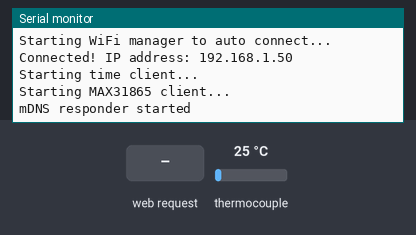
A sketch run on a simulated ESP8266 (NodeMCU). On the bench: the last lines printed to the serial monitor. The test bench sets the inputs (shaded band); at power-on: thermocouple 25 °C. WiFi joins after 1.5 s; servers stay silent unless stated; network time is answered at once with the bench clock; the local clock reads 2024-03-15 10:24:30 at power-on unless the sketch sets it.

Above: at 3.7 s.
3.8 s: HTTP request GET /chart/data received
At 4.6 s:
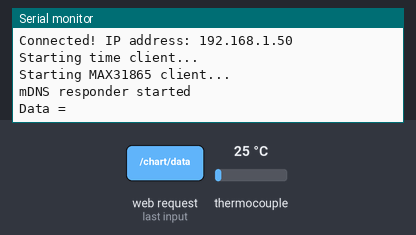
8.0 s: HTTP request GET /chart/data received
At 8.9 s:
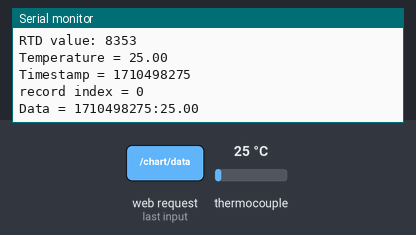
9.5 s: thermocouple set to 75 °C
At 10.5 s:
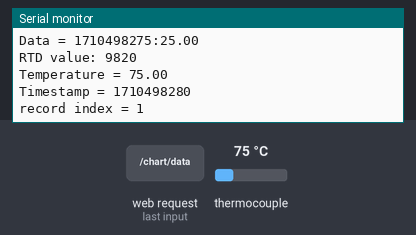
11.0 s: HTTP request GET /chart/data received
At 12.4 s:
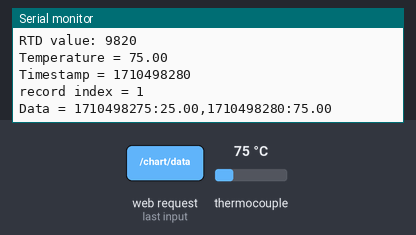

Measured:
- after the input at 3.8 s, the serial monitor: prints a new line at once (image 1)
- after the input at 8.0 s, the serial monitor: prints a new line at once (image 2)
- after the input at 9.5 s, the serial monitor: prints a new line after 0.50 s (image 3)
- after the input at 11.0 s, the serial monitor: prints a new line at once (image 4)

The sketch:

Mass.ino
```cpp
#include <WiFiManager.h>
#include <EEPROM.h>
#include <NTPClient.h>
#include <Adafruit_MAX31865.h>
#include "WebServer.h"
#include "State.h"

// MiFi Manager
#define AC_SSID "Mass WiFI Setup"
#define AC_PASS "11111111"

// The value of the Rref resistor. Use 430.0 for PT100 and 4300.0 for PT1000
#define RREF      430.0
// The 'nominal' 0-degrees-C resistance of the sensor
// 100.0 for PT100, 1000.0 for PT1000
#define RNOMINAL  100.0
#define THERNO_CLK  D4
#define THERMO_SDO  D3
#define THERMO_SDI  D2
#define THERMO_CS   D1


WebServer server;
State state;

WiFiUDP ntpUDP;
NTPClient timeClient(ntpUDP);
Adafruit_MAX31865 thermo = Adafruit_MAX31865(THERMO_CS, THERMO_SDI, THERMO_SDO, THERNO_CLK);

void setup() {
  // put your setup code here, to run once:
  Serial.begin(115200);
  Serial.println();
  delay(1000);

  Serial.println("Starting WiFi manager to auto connect...");
  WiFiManager wifiManager;
  wifiManager.setDebugOutput(false);
  wifiManager.autoConnect(AC_SSID, AC_PASS);
  Serial.print("Connected! IP address: ");
  Serial.println(WiFi.localIP());

  Serial.println("Starting time client...");
  timeClient.begin();
  Serial.println("Starting MAX31865 client...");
  thermo.begin(MAX31865_3WIRE);  // set to 2WIRE or 4WIRE as necessary

  server.setup();
  server.onChartDataRequest = onChartDataRequest;
}

unsigned long timeClientLastUpdate;
unsigned long timeClientUpdateInterval = 5000;

void loop() {
  // put your main code here, to run repeatedly:
  server.update();

  unsigned long currentMillis = millis();
  unsigned long duration = currentMillis - timeClientLastUpdate;

  if (duration < timeClientUpdateInterval) return;
  timeClientLastUpdate = currentMillis;
  timeClient.update();

  readTempAndTimestamp();
}

String onChartDataRequest() {
  String data = state.toString();
  Serial.println("Data = " + data);
  return data;
}

void readTempAndTimestamp() {
  uint16_t rtd = thermo.readRTD();
  Serial.print("RTD value: "); Serial.println(rtd);
  float ratio = rtd;
  ratio /= 32768;
  float temp = thermo.temperature(RNOMINAL, RREF);

//  unsigned short temp = random(22, 82);
  Serial.print("Temperature = "); Serial.println(temp);

  unsigned long ts = timeClient.getEpochTime();

  Serial.print("Timestamp = "); Serial.println(ts);

  state.addTemp(temp, ts);
}
```

ChartWebPage.h
```cpp
#ifndef CHART_WEB_PAGE_H
#define CHART_WEB_PAGE_H

const char chartWebPage[] PROGMEM = R"=====(
<!doctype html>
<title>Mash Assistant</title>
<div>
  <div style="position: absolute; top:0; right:0; padding: 16pt;">
    <a href="/settings">
      <button>Settings</button>
    </a>
  </div>
  <div style="text-align: center; font-size: large; padding: 16pt;">
    Current temperature
  </div>
  <div id="currentTemperature" style="text-align: center; font-size: 64px;">
    N/A
  </div>
  <canvas id="myChart"></canvas>
</div>
<script src="https://cdn.jsdelivr.net/npm/chart.js"></script>
<script>
  function update() {
    load("chart/data");
  }

  function load(url) {
    var xhttp = new XMLHttpRequest();
    xhttp.onreadystatechange = function() {
      if (this.readyState != 4 || this.status != 200) {
        return;
      }

      var result = this.responseText;
      var chartData = result.split(",").map(r => r.split(":")).map(a => [timestampToDate(Number(a[0])), a[1]]);
      var lastIndex = Math.max(0, chartData.length - 1);
      var currentTemperature = chartData[lastIndex][1];

      updateChart(chartData);
      updateTemperature(currentTemperature);
    }
    xhttp.open('GET', url, true);
    xhttp.send();
  }

  function timestampToDate(ts) {
    var date = new Date(ts * 1000);
    return date.toLocaleTimeString();
  }

  function updateChart(chartData) {
    chart.data.datasets[0].data = chartData;
    chart.update();
  }

  function updateTemperature(currentTemperature) {
    document.getElementById("currentTemperature").innerText = currentTemperature + " C";
  }

  const ctx = document.getElementById('myChart');
  // var result = "1677785902:50,1677785907:71,1677785912:71,1677785917:77,1677785922:43,1677785927:69,1677785932:72,1677785937:56,1677785942:49,1677785947:30,1677785952:60,1677785957:26,1677785962:59,1677785967:43,1677785972:30,1677785977:61,1677785982:41,1677785987:61,1677785992:65,1677785997:58,1677786002:51,1677786007:80,1677786012:78,1677786017:70,1677786022:45,1677786027:75,1677786032:61,1677786037:67,1677786042:50,1677786047:25,1677786052:71,1677786057:49";
  // var result = this.responseText;
  // var chartData = result.split(",").map(r => r.split(":")).map(a => [timestampToDate(Number(a[0])), a[1]]);
  var chartData = [];
  var chart = new Chart(ctx, {
    type: 'line',
    data: {
      datasets: [{
        label: "Temperature over time, C",
        data: chartData,
        borderWidth: 2,
        tension: 0.2
      }]
    },
    options: {
    }
  });

  setInterval(update, 5000);
</script>
)=====";

#endif
```

State.h
```cpp
#ifndef STATE_H
#define STATE_H

#define STATE_RECORD_COUNT 180

class State {
public:
  float temps[STATE_RECORD_COUNT];
  uint32_t timestamps[STATE_RECORD_COUNT];
  uint16_t recordCount = 0;

  void addTemp(const float temp, const uint32_t ts);
  String toString();

  State();

private:
  void shift();
};

State::State() {
};

void State::addTemp(const float temp, const uint32_t ts) {
  Serial.print("record index = "); Serial.println(recordCount);
  if (recordCount >= STATE_RECORD_COUNT) {
    shift();
  }
  temps[recordCount] = temp;
  timestamps[recordCount] = ts;
  ++recordCount;
};

String State::toString() {
  String string = "";
  for (uint16_t i = 0; i < recordCount; ++i) {
    string += timestamps[i];
    string += ":";
    string += temps[i];
    if (i == recordCount - 1) continue; // skip comma at the end of the string
    string += ",";
  }
  return string;
}

void State::shift() {
  for (uint16_t i = 1; i < STATE_RECORD_COUNT; ++i) {
    temps[i - 1] = temps[i];
    timestamps[i - 1] = timestamps[i];
  }
  --recordCount;
  Serial.println("did shift records");
}

#endif
```

WebServer.h
```cpp
#ifndef WEB_SERVER_H
#define WEB_SERVER_H

#include <ESP8266WiFi.h>
#include <ESP8266WebServer.h>
#include <ESP8266mDNS.h>
#include "ChartWebPage.h"
#include "SettingsWebPage.h"

typedef String (*ChartDataRequest) (void);

struct WebServer {
//  ESP8266WebServer server = ESP8266WebServer(80);
  ESP8266WebServer server = {80};
  uint32_t currentTime = millis();
  uint32_t previousTime = 0;
  ChartDataRequest onChartDataRequest;

  WebServer();

  void setup();
  void update();

  void getChart();
  void getChartData();
  void getSettings();
};


WebServer::WebServer() {
};

void WebServer::getChart() {
  server.send_P(200, "text/html", chartWebPage);
};

void WebServer::getChartData() {
  String data = onChartDataRequest();
  server.send(200, "text/html", data);
};

void WebServer::getSettings() {
  server.send_P(200, "text/html", settingsWebPage);
};

void WebServer::setup() {
  if (MDNS.begin("mass.server")) {
    Serial.println("mDNS responder started");
  } else {
    Serial.println("Error setting up MDNS responder!");
  }

  server.on("/chart", HTTP_GET, [=](){ this->getChart(); });
  server.on("/chart/data", HTTP_GET, [=](){ this->getChartData(); });
  server.on("/settings", HTTP_GET, [=](){ this->getSettings(); });
  server.begin();
};

void WebServer::update() {
  server.handleClient();
  MDNS.update();
};

#endif
```

SettingsWebPage.h
```cpp
#ifndef SETTINGS_WEB_PAGE_H
#define SETTINGS_WEB_PAGE_H

const char settingsWebPage[] PROGMEM = R"=====(
<!doctype html>
<title>Mash Assistant Settings</title>
<style>
    div {
        padding-top: 16pt;
        padding-bottom: 4pt;
        font-size: medium;
    }
</style>
<script>

</script>
<div>
    <form action="/settings" method="post">
        <div>
            Upper temperature threshold
        </div>
        <input type="number" name="settings[upper_threshold]">
        <div>
            Lower temperature threshold
        </div>
        <input type="number" name="settings[lower_threshold]">
        <div/>
        <button type="submit">Save</button>
    </form>
</div>
)=====";

#endif
```
